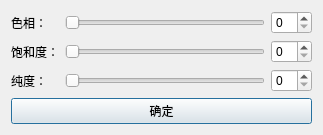
<?xml version="1.0" encoding="UTF-8"?>
<ui version="4.0">
 <class>DialogHSV</class>
 <widget class="QDialog" name="DialogHSV">
  <property name="geometry">
   <rect>
    <x>0</x>
    <y>0</y>
    <width>323</width>
    <height>134</height>
   </rect>
  </property>
  <property name="windowTitle">
   <string>Dialog</string>
  </property>
  <layout class="QGridLayout" name="gridLayout_2">
   <item row="0" column="0">
    <layout class="QGridLayout" name="gridLayout">
     <item row="0" column="0">
      <widget class="QLabel" name="label">
       <property name="text">
        <string>色相：</string>
       </property>
      </widget>
     </item>
     <item row="0" column="1">
      <widget class="QSlider" name="horizontalSlider_H">
       <property name="orientation">
        <enum>Qt::Horizontal</enum>
       </property>
      </widget>
     </item>
     <item row="0" column="2">
      <widget class="QSpinBox" name="spinBox_H"/>
     </item>
     <item row="1" column="0">
      <widget class="QLabel" name="label_2">
       <property name="text">
        <string>饱和度：</string>
       </property>
      </widget>
     </item>
     <item row="1" column="1">
      <widget class="QSlider" name="horizontalSlider_S_2">
       <property name="orientation">
        <enum>Qt::Horizontal</enum>
       </property>
      </widget>
     </item>
     <item row="1" column="2">
      <widget class="QSpinBox" name="spinBox_S"/>
     </item>
     <item row="2" column="0">
      <widget class="QLabel" name="label_3">
       <property name="text">
        <string>纯度：</string>
       </property>
      </widget>
     </item>
     <item row="2" column="1">
      <widget class="QSlider" name="horizontalSlider_V">
       <property name="orientation">
        <enum>Qt::Horizontal</enum>
       </property>
      </widget>
     </item>
     <item row="2" column="2">
      <widget class="QSpinBox" name="spinBox_V"/>
     </item>
    </layout>
   </item>
   <item row="1" column="0">
    <widget class="QPushButton" name="pushButton">
     <property name="text">
      <string>确定</string>
     </property>
    </widget>
   </item>
  </layout>
 </widget>
 <resources/>
 <connections>
  <connection>
   <sender>pushButton</sender>
   <signal>clicked()</signal>
   <receiver>DialogHSV</receiver>
   <slot>accept()</slot>
   <hints>
    <hint type="sourcelabel">
     <x>199</x>
     <y>278</y>
    </hint>
    <hint type="destinationlabel">
     <x>199</x>
     <y>149</y>
    </hint>
   </hints>
  </connection>
 </connections>
</ui>
